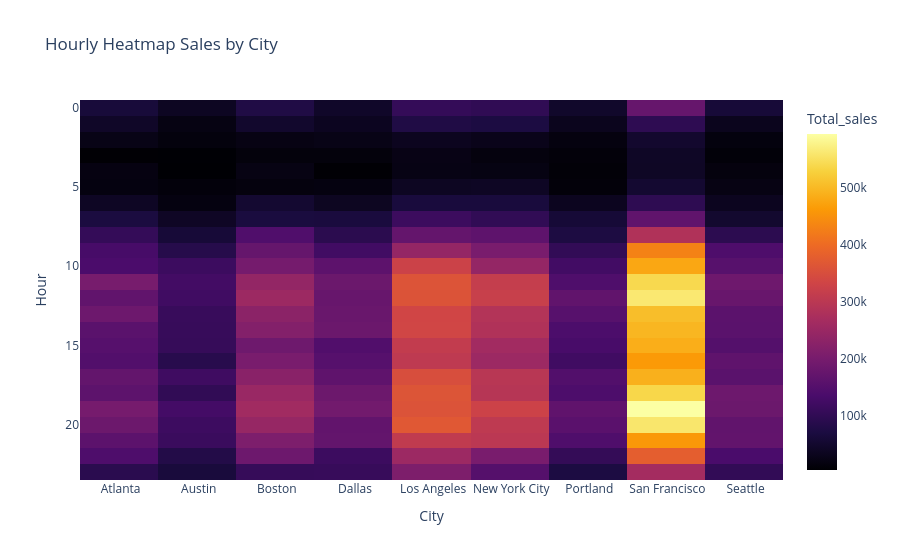

Notebook code for this chart:
### Code cell
px.imshow(pivot,
          labels=dict(x = 'City', y='Hour', color='Total_sales'),
         x=pivot.columns,
          y=pivot.index,
          title = 'Hourly Heatmap Sales by City',
          color_continuous_scale='Inferno'
         )

### Figure 1 — Plotly figure (JSON) as saved in the notebook; plotly's stock layout.template omitted (floating-point values rounded to 4 significant figures; data arrays with more than 128 entries replaced by an {"elided": "..."} marker saying what was removed)
{"data": [{"coloraxis": "coloraxis", "hovertemplate": "City: %{x}<br>Hour: %{y}<br>Total_sales: %{z}<extra></extra>", "name": "0", "type": "heatmap", "x": [" Atlanta", " Austin", " Boston", " Dallas", " Los Angeles", " New York City", " Portland", " San Francisco", " Seattle"], "xaxis": "x", "y": [0, 1, 2, 3, 4, 5, 6, 7, 8, 9, 10, 11, 12, 13, 14, 15, 16, 17, 18, 19, 20, 21, 22, 23], "yaxis": "y", "z": {"elided": "24x9 float values"}}], "layout": {"coloraxis": {"colorbar": {"title": {"text": "Total_sales"}}, "colorscale": [[0, "#000004"], [0.1111, "#1b0c41"], [0.2222, "#4a0c6b"], [0.3333, "#781c6d"], [0.4444, "#a52c60"], [0.5556, "#cf4446"], [0.6667, "#ed6925"], [0.7778, "#fb9b06"], [0.8889, "#f7d13d"], [1, "#fcffa4"]]}, "title": {"text": "Hourly Heatmap Sales by City"}, "xaxis": {"anchor": "y", "constrain": "domain", "domain": [0, 1], "scaleanchor": "y", "title": {"text": "City"}}, "yaxis": {"anchor": "x", "autorange": "reversed", "constrain": "domain", "domain": [0, 1], "title": {"text": "Hour"}}}}
